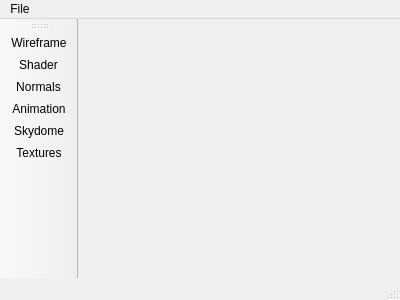
<?xml version="1.0" encoding="UTF-8"?>
<ui version="4.0">
 <class>MainWindow</class>
 <widget class="QMainWindow" name="MainWindow">
  <property name="geometry">
   <rect>
    <x>0</x>
    <y>0</y>
    <width>400</width>
    <height>300</height>
   </rect>
  </property>
  <property name="windowTitle">
   <string>MainWindow</string>
  </property>
  <widget class="QWidget" name="centralWidget">
   <layout class="QHBoxLayout" name="horizontalLayout">
    <property name="spacing">
     <number>0</number>
    </property>
    <property name="leftMargin">
     <number>0</number>
    </property>
    <property name="topMargin">
     <number>0</number>
    </property>
    <property name="rightMargin">
     <number>0</number>
    </property>
    <property name="bottomMargin">
     <number>0</number>
    </property>
    <item>
     <widget class="GLWidget" name="widget" native="true"/>
    </item>
   </layout>
  </widget>
  <widget class="QMenuBar" name="menuBar">
   <property name="geometry">
    <rect>
     <x>0</x>
     <y>0</y>
     <width>400</width>
     <height>21</height>
    </rect>
   </property>
   <widget class="QMenu" name="menuFile">
    <property name="title">
     <string>File</string>
    </property>
   </widget>
   <addaction name="menuFile"/>
  </widget>
  <widget class="QToolBar" name="mainToolBar">
   <attribute name="toolBarArea">
    <enum>LeftToolBarArea</enum>
   </attribute>
   <attribute name="toolBarBreak">
    <bool>false</bool>
   </attribute>
   <addaction name="actionWireframe"/>
   <addaction name="actionShader"/>
   <addaction name="actionNormals"/>
   <addaction name="actionAnimation"/>
   <addaction name="actionSkydome"/>
   <addaction name="actionTextures"/>
  </widget>
  <widget class="QStatusBar" name="statusBar"/>
  <action name="actionWireframe">
   <property name="checkable">
    <bool>true</bool>
   </property>
   <property name="text">
    <string>Wireframe</string>
   </property>
  </action>
  <action name="actionShader">
   <property name="checkable">
    <bool>true</bool>
   </property>
   <property name="text">
    <string>Shader</string>
   </property>
   <property name="toolTip">
    <string>Shader</string>
   </property>
  </action>
  <action name="actionNormals">
   <property name="checkable">
    <bool>true</bool>
   </property>
   <property name="text">
    <string>Normals</string>
   </property>
  </action>
  <action name="actionAnimation">
   <property name="checkable">
    <bool>true</bool>
   </property>
   <property name="text">
    <string>Animation</string>
   </property>
  </action>
  <action name="actionSkydome">
   <property name="checkable">
    <bool>true</bool>
   </property>
   <property name="enabled">
    <bool>true</bool>
   </property>
   <property name="text">
    <string>Skydome</string>
   </property>
   <property name="toolTip">
    <string>Skydome</string>
   </property>
  </action>
  <action name="actionTextures">
   <property name="checkable">
    <bool>true</bool>
   </property>
   <property name="enabled">
    <bool>true</bool>
   </property>
   <property name="text">
    <string>Textures</string>
   </property>
   <property name="toolTip">
    <string>Textures</string>
   </property>
  </action>
 </widget>
 <layoutdefault spacing="6" margin="11"/>
 <customwidgets>
  <customwidget>
   <class>GLWidget</class>
   <extends>QWidget</extends>
   <header>glwidget.h</header>
   <container>1</container>
  </customwidget>
 </customwidgets>
 <resources/>
 <connections/>
</ui>
